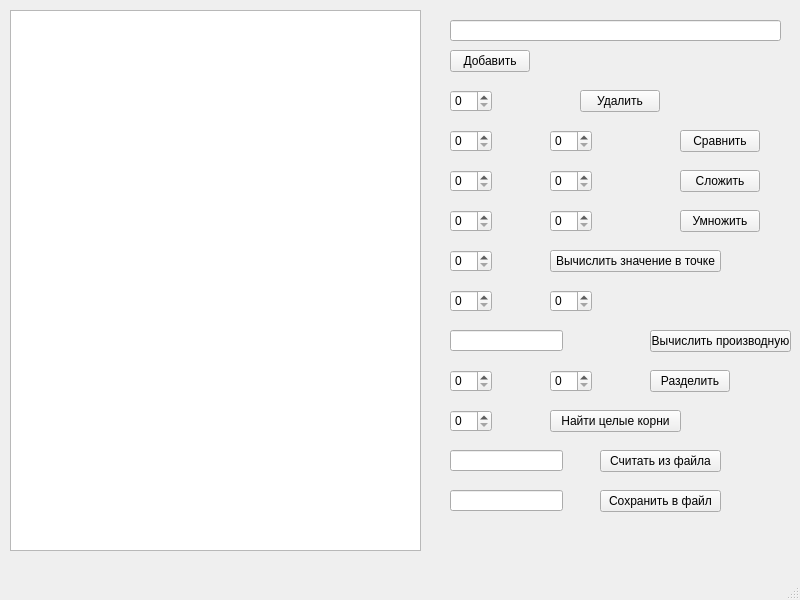
<?xml version="1.0" encoding="UTF-8"?>
<ui version="4.0">
 <class>MainWindow</class>
 <widget class="QMainWindow" name="MainWindow">
  <property name="geometry">
   <rect>
    <x>0</x>
    <y>0</y>
    <width>800</width>
    <height>600</height>
   </rect>
  </property>
  <property name="windowTitle">
   <string>MainWindow</string>
  </property>
  <widget class="QWidget" name="centralwidget">
   <widget class="QListWidget" name="listWidget">
    <property name="geometry">
     <rect>
      <x>10</x>
      <y>10</y>
      <width>411</width>
      <height>541</height>
     </rect>
    </property>
   </widget>
   <widget class="QLineEdit" name="lineedit_main">
    <property name="geometry">
     <rect>
      <x>450</x>
      <y>20</y>
      <width>331</width>
      <height>21</height>
     </rect>
    </property>
   </widget>
   <widget class="QPushButton" name="button_add">
    <property name="geometry">
     <rect>
      <x>450</x>
      <y>50</y>
      <width>80</width>
      <height>22</height>
     </rect>
    </property>
    <property name="text">
     <string>Добавить</string>
    </property>
   </widget>
   <widget class="QSpinBox" name="spinbox_delete">
    <property name="geometry">
     <rect>
      <x>450</x>
      <y>90</y>
      <width>42</width>
      <height>22</height>
     </rect>
    </property>
   </widget>
   <widget class="QPushButton" name="button_delete">
    <property name="geometry">
     <rect>
      <x>580</x>
      <y>90</y>
      <width>80</width>
      <height>22</height>
     </rect>
    </property>
    <property name="text">
     <string>Удалить</string>
    </property>
   </widget>
   <widget class="QSpinBox" name="spinbox_equality_first">
    <property name="geometry">
     <rect>
      <x>450</x>
      <y>130</y>
      <width>42</width>
      <height>22</height>
     </rect>
    </property>
   </widget>
   <widget class="QSpinBox" name="spinbox_equality_second">
    <property name="geometry">
     <rect>
      <x>550</x>
      <y>130</y>
      <width>42</width>
      <height>22</height>
     </rect>
    </property>
   </widget>
   <widget class="QPushButton" name="button_equality">
    <property name="geometry">
     <rect>
      <x>680</x>
      <y>130</y>
      <width>80</width>
      <height>22</height>
     </rect>
    </property>
    <property name="text">
     <string>Сравнить</string>
    </property>
   </widget>
   <widget class="QSpinBox" name="spinbox_addition_first">
    <property name="geometry">
     <rect>
      <x>450</x>
      <y>170</y>
      <width>42</width>
      <height>22</height>
     </rect>
    </property>
   </widget>
   <widget class="QSpinBox" name="spinbox_addition_second">
    <property name="geometry">
     <rect>
      <x>550</x>
      <y>170</y>
      <width>42</width>
      <height>22</height>
     </rect>
    </property>
   </widget>
   <widget class="QPushButton" name="button_addition">
    <property name="geometry">
     <rect>
      <x>680</x>
      <y>170</y>
      <width>80</width>
      <height>22</height>
     </rect>
    </property>
    <property name="text">
     <string>Сложить</string>
    </property>
   </widget>
   <widget class="QSpinBox" name="spinbox_multiplication_first">
    <property name="geometry">
     <rect>
      <x>450</x>
      <y>210</y>
      <width>42</width>
      <height>22</height>
     </rect>
    </property>
   </widget>
   <widget class="QSpinBox" name="spinbox_multiplication_second">
    <property name="geometry">
     <rect>
      <x>550</x>
      <y>210</y>
      <width>42</width>
      <height>22</height>
     </rect>
    </property>
   </widget>
   <widget class="QPushButton" name="button_multiplication">
    <property name="geometry">
     <rect>
      <x>680</x>
      <y>210</y>
      <width>80</width>
      <height>22</height>
     </rect>
    </property>
    <property name="text">
     <string>Умножить</string>
    </property>
   </widget>
   <widget class="QSpinBox" name="spinbox_value">
    <property name="geometry">
     <rect>
      <x>450</x>
      <y>250</y>
      <width>42</width>
      <height>22</height>
     </rect>
    </property>
   </widget>
   <widget class="QPushButton" name="button_value">
    <property name="geometry">
     <rect>
      <x>550</x>
      <y>250</y>
      <width>171</width>
      <height>22</height>
     </rect>
    </property>
    <property name="text">
     <string>Вычислить значение в точке</string>
    </property>
   </widget>
   <widget class="QSpinBox" name="spinbox_derivative_polynomial">
    <property name="geometry">
     <rect>
      <x>450</x>
      <y>290</y>
      <width>42</width>
      <height>22</height>
     </rect>
    </property>
   </widget>
   <widget class="QSpinBox" name="spinbox_derivative_number">
    <property name="geometry">
     <rect>
      <x>550</x>
      <y>290</y>
      <width>42</width>
      <height>22</height>
     </rect>
    </property>
   </widget>
   <widget class="QPushButton" name="button_derivative">
    <property name="geometry">
     <rect>
      <x>650</x>
      <y>330</y>
      <width>141</width>
      <height>22</height>
     </rect>
    </property>
    <property name="text">
     <string>Вычислить производную</string>
    </property>
   </widget>
   <widget class="QSpinBox" name="spinbox_division_first">
    <property name="geometry">
     <rect>
      <x>450</x>
      <y>370</y>
      <width>42</width>
      <height>22</height>
     </rect>
    </property>
   </widget>
   <widget class="QSpinBox" name="spinbox_division_second">
    <property name="geometry">
     <rect>
      <x>550</x>
      <y>370</y>
      <width>42</width>
      <height>22</height>
     </rect>
    </property>
   </widget>
   <widget class="QPushButton" name="button_division">
    <property name="geometry">
     <rect>
      <x>650</x>
      <y>370</y>
      <width>80</width>
      <height>22</height>
     </rect>
    </property>
    <property name="text">
     <string>Разделить</string>
    </property>
   </widget>
   <widget class="QLineEdit" name="lineedit_derivative_variable">
    <property name="geometry">
     <rect>
      <x>450</x>
      <y>330</y>
      <width>113</width>
      <height>21</height>
     </rect>
    </property>
   </widget>
   <widget class="QSpinBox" name="spinbox_find_root">
    <property name="geometry">
     <rect>
      <x>450</x>
      <y>410</y>
      <width>42</width>
      <height>22</height>
     </rect>
    </property>
   </widget>
   <widget class="QPushButton" name="button_find_root">
    <property name="geometry">
     <rect>
      <x>550</x>
      <y>410</y>
      <width>131</width>
      <height>22</height>
     </rect>
    </property>
    <property name="text">
     <string>Найти целые корни</string>
    </property>
   </widget>
   <widget class="QLineEdit" name="lineedit_input_file">
    <property name="geometry">
     <rect>
      <x>450</x>
      <y>450</y>
      <width>113</width>
      <height>21</height>
     </rect>
    </property>
   </widget>
   <widget class="QLineEdit" name="lineedit_output_file">
    <property name="geometry">
     <rect>
      <x>450</x>
      <y>490</y>
      <width>113</width>
      <height>21</height>
     </rect>
    </property>
   </widget>
   <widget class="QPushButton" name="button_input_file">
    <property name="geometry">
     <rect>
      <x>600</x>
      <y>450</y>
      <width>121</width>
      <height>22</height>
     </rect>
    </property>
    <property name="text">
     <string>Считать из файла</string>
    </property>
   </widget>
   <widget class="QPushButton" name="button_output_file">
    <property name="geometry">
     <rect>
      <x>600</x>
      <y>490</y>
      <width>121</width>
      <height>22</height>
     </rect>
    </property>
    <property name="text">
     <string>Сохранить в файл</string>
    </property>
   </widget>
  </widget>
  <widget class="QMenuBar" name="menubar">
   <property name="geometry">
    <rect>
     <x>0</x>
     <y>0</y>
     <width>800</width>
     <height>21</height>
    </rect>
   </property>
  </widget>
  <widget class="QStatusBar" name="statusbar"/>
 </widget>
 <resources/>
 <connections/>
</ui>
